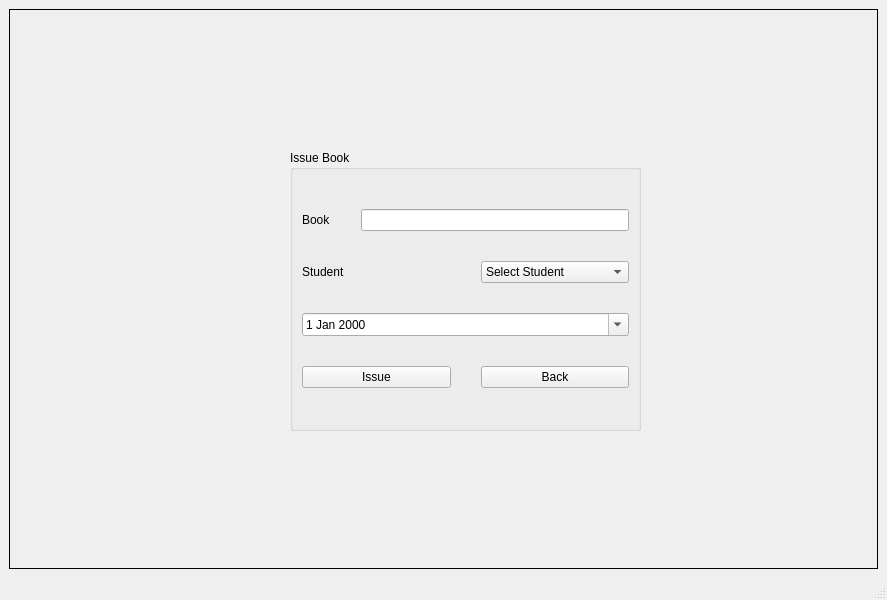
<?xml version="1.0" encoding="UTF-8"?>
<ui version="4.0">
 <class>MainWindow</class>
 <widget class="QMainWindow" name="MainWindow">
  <property name="geometry">
   <rect>
    <x>0</x>
    <y>0</y>
    <width>887</width>
    <height>600</height>
   </rect>
  </property>
  <property name="windowTitle">
   <string>MainWindow</string>
  </property>
  <property name="inputMethodHints">
   <set>Qt::ImhDigitsOnly</set>
  </property>
  <widget class="QWidget" name="centralwidget">
   <layout class="QHBoxLayout" name="horizontalLayout_2">
    <item>
     <widget class="QStackedWidget" name="stackedWidget">
      <property name="frameShape">
       <enum>QFrame::Panel</enum>
      </property>
      <property name="currentIndex">
       <number>6</number>
      </property>
      <widget class="QWidget" name="page">
       <widget class="QWidget" name="layoutWidget">
        <property name="geometry">
         <rect>
          <x>250</x>
          <y>141</y>
          <width>361</width>
          <height>261</height>
         </rect>
        </property>
        <layout class="QVBoxLayout" name="verticalLayout_2">
         <item>
          <layout class="QVBoxLayout" name="verticalLayout">
           <item>
            <widget class="QLabel" name="label">
             <property name="text">
              <string>                                  ADMIN LOGIN</string>
             </property>
            </widget>
           </item>
           <item>
            <layout class="QHBoxLayout" name="horizontalLayout">
             <item>
              <widget class="QLabel" name="label_2">
               <property name="text">
                <string>Username  </string>
               </property>
              </widget>
             </item>
             <item>
              <widget class="QLineEdit" name="lineEdit"/>
             </item>
            </layout>
           </item>
           <item>
            <layout class="QHBoxLayout" name="horizontalLayout_3">
             <item>
              <widget class="QLabel" name="label_3">
               <property name="text">
                <string>Password  </string>
               </property>
              </widget>
             </item>
             <item>
              <widget class="QLineEdit" name="lineEdit_2">
               <property name="echoMode">
                <enum>QLineEdit::Password</enum>
               </property>
              </widget>
             </item>
            </layout>
           </item>
           <item>
            <widget class="QPushButton" name="pushButton">
             <property name="text">
              <string>Login</string>
             </property>
            </widget>
           </item>
           <item>
            <widget class="QLabel" name="label_4">
             <property name="text">
              <string>Dont have account?</string>
             </property>
            </widget>
           </item>
          </layout>
         </item>
         <item>
          <widget class="QPushButton" name="pushButton_2">
           <property name="text">
            <string>Sign up</string>
           </property>
          </widget>
         </item>
        </layout>
       </widget>
       <widget class="QLabel" name="label_20">
        <property name="geometry">
         <rect>
          <x>250</x>
          <y>40</y>
          <width>351</width>
          <height>101</height>
         </rect>
        </property>
        <property name="text">
         <string>DELTA IOT LIBRARY MANAGEMENT SYSTEM </string>
        </property>
       </widget>
      </widget>
      <widget class="QWidget" name="page_2">
       <layout class="QGridLayout" name="gridLayout">
        <item row="0" column="0">
         <widget class="QPushButton" name="pushButton_vb">
          <property name="text">
           <string>View Books</string>
          </property>
         </widget>
        </item>
        <item row="2" column="2">
         <widget class="QPushButton" name="pushButton_rb">
          <property name="text">
           <string>Return book</string>
          </property>
         </widget>
        </item>
        <item row="0" column="1">
         <widget class="QPushButton" name="pushButton_2_vu">
          <property name="text">
           <string>View User</string>
          </property>
         </widget>
        </item>
        <item row="2" column="1">
         <widget class="QPushButton" name="pushButton_6_ab">
          <property name="text">
           <string>Add Book</string>
          </property>
         </widget>
        </item>
        <item row="0" column="2">
         <widget class="QPushButton" name="pushButton_3_sb">
          <property name="text">
           <string>Issue Book </string>
          </property>
         </widget>
        </item>
        <item row="2" column="0">
         <widget class="QPushButton" name="pushButton_5_au">
          <property name="text">
           <string>Add User</string>
          </property>
         </widget>
        </item>
        <item row="3" column="2">
         <widget class="QPushButton" name="pushButton_logout">
          <property name="text">
           <string>Logout</string>
          </property>
         </widget>
        </item>
       </layout>
      </widget>
      <widget class="QWidget" name="page_3">
       <widget class="QGroupBox" name="groupBox">
        <property name="geometry">
         <rect>
          <x>230</x>
          <y>180</y>
          <width>311</width>
          <height>221</height>
         </rect>
        </property>
        <property name="title">
         <string>Add Book </string>
        </property>
        <layout class="QVBoxLayout" name="verticalLayout_4">
         <item>
          <layout class="QVBoxLayout" name="verticalLayout_3">
           <item>
            <layout class="QHBoxLayout" name="horizontalLayout_4">
             <item>
              <widget class="QLabel" name="label_6">
               <property name="text">
                <string>Book Name </string>
               </property>
              </widget>
             </item>
             <item>
              <widget class="QLineEdit" name="lineEdit_book"/>
             </item>
            </layout>
           </item>
           <item>
            <layout class="QHBoxLayout" name="horizontalLayout_5">
             <item>
              <widget class="QLabel" name="label_7">
               <property name="text">
                <string>Quantity</string>
               </property>
              </widget>
             </item>
             <item>
              <widget class="QComboBox" name="comboBox_addbook">
               <item>
                <property name="text">
                 <string>Select Quantity</string>
                </property>
               </item>
               <item>
                <property name="text">
                 <string>1</string>
                </property>
               </item>
               <item>
                <property name="text">
                 <string>2</string>
                </property>
               </item>
               <item>
                <property name="text">
                 <string>3</string>
                </property>
               </item>
               <item>
                <property name="text">
                 <string>4</string>
                </property>
               </item>
               <item>
                <property name="text">
                 <string>5</string>
                </property>
               </item>
               <item>
                <property name="text">
                 <string>6</string>
                </property>
               </item>
               <item>
                <property name="text">
                 <string>7</string>
                </property>
               </item>
               <item>
                <property name="text">
                 <string>8</string>
                </property>
               </item>
               <item>
                <property name="text">
                 <string>9</string>
                </property>
               </item>
               <item>
                <property name="text">
                 <string>10</string>
                </property>
               </item>
              </widget>
             </item>
            </layout>
           </item>
           <item>
            <widget class="QPushButton" name="pushButton_add">
             <property name="text">
              <string>Add</string>
             </property>
            </widget>
           </item>
           <item>
            <widget class="QPushButton" name="pushButton_abback">
             <property name="text">
              <string>Back</string>
             </property>
            </widget>
           </item>
          </layout>
         </item>
        </layout>
       </widget>
      </widget>
      <widget class="QWidget" name="page_4">
       <layout class="QVBoxLayout" name="verticalLayout_14">
        <item>
         <layout class="QVBoxLayout" name="verticalLayout_13">
          <item>
           <widget class="QLabel" name="label_5">
            <property name="text">
             <string>View Book</string>
            </property>
           </widget>
          </item>
          <item>
           <widget class="QTextEdit" name="textEdit"/>
          </item>
          <item>
           <widget class="QPushButton" name="pushButton_vbback">
            <property name="text">
             <string>Back</string>
            </property>
           </widget>
          </item>
         </layout>
        </item>
       </layout>
      </widget>
      <widget class="QWidget" name="page_5">
       <widget class="QGroupBox" name="groupBox_2">
        <property name="geometry">
         <rect>
          <x>250</x>
          <y>120</y>
          <width>296</width>
          <height>172</height>
         </rect>
        </property>
        <property name="title">
         <string>Add Student</string>
        </property>
        <layout class="QVBoxLayout" name="verticalLayout_6">
         <item>
          <layout class="QVBoxLayout" name="verticalLayout_5">
           <item>
            <layout class="QHBoxLayout" name="horizontalLayout_6">
             <property name="spacing">
              <number>30</number>
             </property>
             <item>
              <widget class="QLabel" name="label_8">
               <property name="text">
                <string>Student name</string>
               </property>
              </widget>
             </item>
             <item>
              <widget class="QLineEdit" name="lineEdit_addstudent"/>
             </item>
            </layout>
           </item>
           <item>
            <layout class="QHBoxLayout" name="horizontalLayout_7">
             <property name="spacing">
              <number>30</number>
             </property>
             <item>
              <widget class="QLabel" name="label_9">
               <property name="text">
                <string>Mo. No.</string>
               </property>
              </widget>
             </item>
             <item>
              <widget class="QLineEdit" name="lineEdit_mono">
               <property name="inputMethodHints">
                <set>Qt::ImhDigitsOnly</set>
               </property>
              </widget>
             </item>
            </layout>
           </item>
           <item>
            <layout class="QHBoxLayout" name="horizontalLayout_8">
             <item>
              <widget class="QLabel" name="label_10">
               <property name="text">
                <string>E-mail ID</string>
               </property>
              </widget>
             </item>
             <item>
              <widget class="QLineEdit" name="lineEdit_email"/>
             </item>
            </layout>
           </item>
           <item>
            <layout class="QHBoxLayout" name="horizontalLayout_9">
             <property name="spacing">
              <number>30</number>
             </property>
             <item>
              <widget class="QPushButton" name="pushButton_addstudent">
               <property name="text">
                <string>Add</string>
               </property>
              </widget>
             </item>
             <item>
              <widget class="QPushButton" name="pushButton_asback">
               <property name="text">
                <string>Back</string>
               </property>
              </widget>
             </item>
            </layout>
           </item>
          </layout>
         </item>
        </layout>
       </widget>
      </widget>
      <widget class="QWidget" name="page_6">
       <widget class="QWidget" name="layoutWidget">
        <property name="geometry">
         <rect>
          <x>250</x>
          <y>120</y>
          <width>258</width>
          <height>248</height>
         </rect>
        </property>
        <layout class="QVBoxLayout" name="verticalLayout_7">
         <item>
          <widget class="QLabel" name="label_11">
           <property name="text">
            <string>View User</string>
           </property>
          </widget>
         </item>
         <item>
          <widget class="QListWidget" name="listWidget"/>
         </item>
         <item>
          <widget class="QPushButton" name="pushButton_vuback">
           <property name="text">
            <string>Back</string>
           </property>
          </widget>
         </item>
        </layout>
       </widget>
      </widget>
      <widget class="QWidget" name="page_7">
       <widget class="QGroupBox" name="groupBox_3">
        <property name="geometry">
         <rect>
          <x>280</x>
          <y>140</y>
          <width>351</width>
          <height>281</height>
         </rect>
        </property>
        <property name="title">
         <string>Issue Book</string>
        </property>
        <layout class="QVBoxLayout" name="verticalLayout_9">
         <item>
          <layout class="QVBoxLayout" name="verticalLayout_8">
           <property name="spacing">
            <number>30</number>
           </property>
           <item>
            <layout class="QHBoxLayout" name="horizontalLayout_10">
             <property name="spacing">
              <number>30</number>
             </property>
             <item>
              <widget class="QLabel" name="label_12">
               <property name="text">
                <string>Book</string>
               </property>
              </widget>
             </item>
             <item>
              <widget class="QLineEdit" name="lineEdit_bookname"/>
             </item>
            </layout>
           </item>
           <item>
            <layout class="QHBoxLayout" name="horizontalLayout_11">
             <property name="spacing">
              <number>30</number>
             </property>
             <item>
              <widget class="QLabel" name="label_13">
               <property name="text">
                <string>Student</string>
               </property>
              </widget>
             </item>
             <item>
              <widget class="QComboBox" name="comboBox_student">
               <property name="currentText">
                <string>Select Student</string>
               </property>
               <item>
                <property name="text">
                 <string>Select Student</string>
                </property>
               </item>
              </widget>
             </item>
            </layout>
           </item>
           <item>
            <widget class="QDateEdit" name="dateEdit">
             <property name="dateTime">
              <datetime>
               <hour>0</hour>
               <minute>0</minute>
               <second>0</second>
               <year>2000</year>
               <month>1</month>
               <day>1</day>
              </datetime>
             </property>
             <property name="calendarPopup">
              <bool>true</bool>
             </property>
             <property name="date">
              <date>
               <year>2000</year>
               <month>1</month>
               <day>1</day>
              </date>
             </property>
            </widget>
           </item>
           <item>
            <layout class="QHBoxLayout" name="horizontalLayout_12">
             <property name="spacing">
              <number>30</number>
             </property>
             <item>
              <widget class="QPushButton" name="pushButton_issue">
               <property name="text">
                <string>Issue</string>
               </property>
              </widget>
             </item>
             <item>
              <widget class="QPushButton" name="pushButton_ibback">
               <property name="text">
                <string>Back</string>
               </property>
              </widget>
             </item>
            </layout>
           </item>
          </layout>
         </item>
        </layout>
       </widget>
      </widget>
      <widget class="QWidget" name="page_8">
       <widget class="QGroupBox" name="groupBox_4">
        <property name="geometry">
         <rect>
          <x>220</x>
          <y>80</y>
          <width>361</width>
          <height>331</height>
         </rect>
        </property>
        <property name="title">
         <string>Return Book</string>
        </property>
        <layout class="QVBoxLayout" name="verticalLayout_15">
         <item>
          <layout class="QVBoxLayout" name="verticalLayout_10">
           <item>
            <layout class="QHBoxLayout" name="horizontalLayout_13">
             <property name="spacing">
              <number>30</number>
             </property>
             <item>
              <widget class="QLabel" name="label_14">
               <property name="text">
                <string>Student ID</string>
               </property>
              </widget>
             </item>
             <item>
              <widget class="QLineEdit" name="lineEdit_SID"/>
             </item>
            </layout>
           </item>
           <item>
            <layout class="QHBoxLayout" name="horizontalLayout_16">
             <property name="spacing">
              <number>30</number>
             </property>
             <item>
              <widget class="QLabel" name="label_16">
               <property name="text">
                <string>Return Date</string>
               </property>
              </widget>
             </item>
             <item>
              <widget class="QDateEdit" name="dateEdit_2">
               <property name="calendarPopup">
                <bool>true</bool>
               </property>
              </widget>
             </item>
            </layout>
           </item>
           <item>
            <layout class="QHBoxLayout" name="horizontalLayout_14">
             <property name="spacing">
              <number>30</number>
             </property>
             <item>
              <widget class="QLabel" name="label_15">
               <property name="text">
                <string>Select Book</string>
               </property>
              </widget>
             </item>
             <item>
              <widget class="QComboBox" name="comboBox_selectbook"/>
             </item>
            </layout>
           </item>
           <item>
            <widget class="QPushButton" name="pushButton_search">
             <property name="text">
              <string>Search</string>
             </property>
            </widget>
           </item>
           <item>
            <layout class="QHBoxLayout" name="horizontalLayout_21">
             <property name="spacing">
              <number>31</number>
             </property>
             <item>
              <widget class="QLabel" name="label_21">
               <property name="text">
                <string>amount</string>
               </property>
              </widget>
             </item>
             <item>
              <widget class="QLineEdit" name="lineEdit_3"/>
             </item>
            </layout>
           </item>
           <item>
            <widget class="QCheckBox" name="checkBox">
             <property name="text">
              <string>Fine is collected </string>
             </property>
            </widget>
           </item>
           <item>
            <layout class="QHBoxLayout" name="horizontalLayout_15">
             <property name="spacing">
              <number>30</number>
             </property>
             <item>
              <widget class="QPushButton" name="pushButton_returnbook">
               <property name="text">
                <string>Return book</string>
               </property>
              </widget>
             </item>
             <item>
              <widget class="QPushButton" name="pushButton_back">
               <property name="text">
                <string>Back</string>
               </property>
              </widget>
             </item>
            </layout>
           </item>
          </layout>
         </item>
        </layout>
       </widget>
      </widget>
      <widget class="QWidget" name="page_9">
       <widget class="QGroupBox" name="groupBox_5">
        <property name="geometry">
         <rect>
          <x>240</x>
          <y>110</y>
          <width>281</width>
          <height>201</height>
         </rect>
        </property>
        <property name="title">
         <string>Sign Up</string>
        </property>
        <layout class="QVBoxLayout" name="verticalLayout_12">
         <item>
          <layout class="QVBoxLayout" name="verticalLayout_11">
           <item>
            <layout class="QHBoxLayout" name="horizontalLayout_17">
             <property name="spacing">
              <number>30</number>
             </property>
             <item>
              <widget class="QLabel" name="label_17">
               <property name="text">
                <string>Username</string>
               </property>
              </widget>
             </item>
             <item>
              <widget class="QLineEdit" name="lineEdit_signupuser"/>
             </item>
            </layout>
           </item>
           <item>
            <layout class="QHBoxLayout" name="horizontalLayout_18">
             <property name="spacing">
              <number>30</number>
             </property>
             <item>
              <widget class="QLabel" name="label_18">
               <property name="text">
                <string>Password</string>
               </property>
              </widget>
             </item>
             <item>
              <widget class="QLineEdit" name="lineEdit_signuppass"/>
             </item>
            </layout>
           </item>
           <item>
            <layout class="QHBoxLayout" name="horizontalLayout_19">
             <property name="spacing">
              <number>30</number>
             </property>
             <item>
              <widget class="QLabel" name="label_19">
               <property name="text">
                <string>PassWord</string>
               </property>
              </widget>
             </item>
             <item>
              <widget class="QLineEdit" name="lineEdit_signuprepass"/>
             </item>
            </layout>
           </item>
          </layout>
         </item>
         <item>
          <layout class="QHBoxLayout" name="horizontalLayout_20">
           <property name="spacing">
            <number>30</number>
           </property>
           <item>
            <widget class="QPushButton" name="pushButton_signup">
             <property name="text">
              <string>sign up</string>
             </property>
            </widget>
           </item>
           <item>
            <widget class="QPushButton" name="pushButton_3">
             <property name="text">
              <string>Back</string>
             </property>
            </widget>
           </item>
          </layout>
         </item>
        </layout>
       </widget>
      </widget>
     </widget>
    </item>
   </layout>
  </widget>
  <widget class="QMenuBar" name="menubar">
   <property name="geometry">
    <rect>
     <x>0</x>
     <y>0</y>
     <width>887</width>
     <height>21</height>
    </rect>
   </property>
  </widget>
  <widget class="QStatusBar" name="statusbar"/>
 </widget>
 <resources/>
 <connections/>
</ui>
